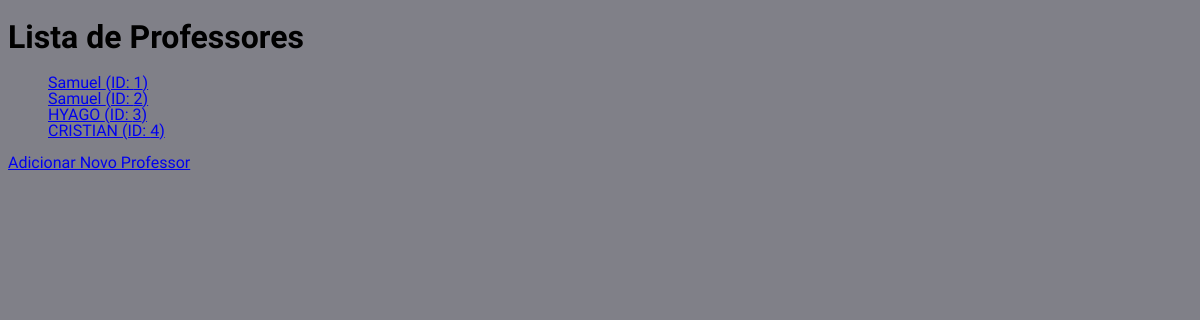
Page /professores on the earlier database version.
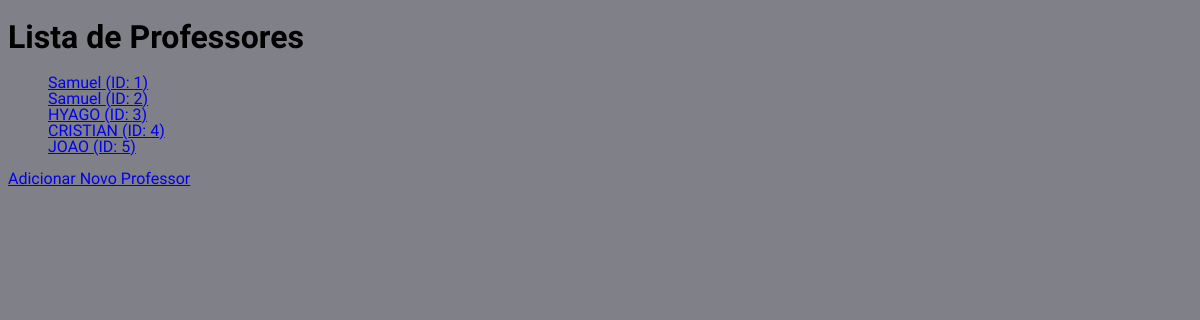
Same page on the later database version.
### models/professor.py (models this page shows, shortened)
class Professor(db.Model):
    __tablename__ = 'professores'
    id = db.Column(db.Integer, primary_key=True)
    nome = db.Column(db.String(100), nullable=False)
    idade = db.Column(db.Integer)
    materia = db.Column(db.String(100))
    observacoes = db.Column(db.Text)
    turmas = db.relationship('Turma', back_populates='professor')

### controller/professor.py (the view)
@professor_blueprint.route('/professores', methods=['GET'])
def get_professores():
    professores = listar_professores()
    return render_template("professores/professores.html", professores=professores)

### models/professor.py (called while the page is built)
def listar_professores():
    professores = Professor.query.all()
    return [{
        'id': professor.id,
        'nome': professor.nome,
        'idade': professor.idade,
        'materia': professor.materia,
        'observacoes': professor.observacoes
    } for professor in professores]

### templates/professores/professores.html (shortened to what this page needs)
<!DOCTYPE html>
<html lang="pt-BR">
<head>
    <link rel="stylesheet" href="/styles/global.css">
    <link rel="stylesheet" href="/styles/reset.css">
</head>
<body>
    <h1>Lista de Professores</h1>
    <ul>
        {% for professor in professores %}
        <li><a href="{{ url_for('professor.get_professor', id_professor=professor.id) }}">{{ professor.nome }} (ID: {{ professor.id }})</a></li>
        {% endfor %}
    </ul>
    <a href="{{ url_for('professor.adicionar_professor_page') }}">Adicionar Novo Professor</a>
</body>
</html>

Differences in the rows shown:
added Professor: nome "JOAO", id "5"
